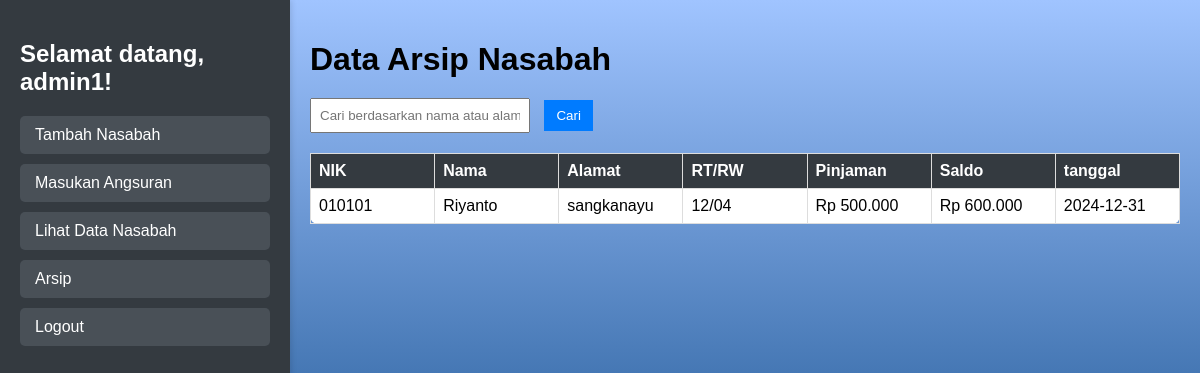
The page /index.html/arsip.php (signed in) on the database its author committed.
### tables this page shows
CREATE TABLE `arsip` (
  `id` int(11) NOT NULL,
  `nik` varchar(20) NOT NULL,
  `nama` varchar(100) NOT NULL,
  `alamat` text DEFAULT NULL,
  `rt_rw` varchar(10) DEFAULT NULL,
  `pinjaman` decimal(15,2) DEFAULT NULL,
  `tanggal` date NOT NULL DEFAULT curdate(),
  `angsuran1` decimal(10,2) DEFAULT NULL,
  `angsuran2` decimal(10,2) DEFAULT NULL,
  `angsuran3` decimal(10,2) DEFAULT NULL,
  `angsuran4` decimal(10,2) DEFAULT NULL,
  `angsuran5` decimal(10,2) DEFAULT NULL,
  `angsuran6` decimal(10,2) DEFAULT NULL,
  `angsuran7` decimal(10,2) DEFAULT NULL,
  `angsuran8` decimal(10,2) DEFAULT NULL,
  `angsuran9` decimal(10,2) DEFAULT NULL,
  `angsuran10` decimal(10,2) DEFAULT NULL,
  `angsuran1_date` datetime DEFAULT NULL,
  `angsuran2_date` datetime DEFAULT NULL,
  `angsuran3_date` datetime DEFAULT NULL,
  `angsuran4_date` datetime DEFAULT NULL,
  `angsuran5_date` datetime DEFAULT NULL,
  `angsuran6_date` datetime DEFAULT NULL,
  `angsuran7_date` datetime DEFAULT NULL,
  `angsuran8_date` datetime DEFAULT NULL,
  `angsuran9_date` datetime DEFAULT NULL,
  `angsuran10_date` datetime DEFAULT NULL
);

### index.html/arsip.php (the view, shortened to what this page needs)
<?php
require 'connection.php';
$search = '';
$sql = "SELECT * FROM arsip WHERE nama LIKE ? OR alamat LIKE ?";
$stmt = $conn->prepare($sql);
$searchTerm = '%' . $search . '%';
$stmt->bind_param('ss', $searchTerm, $searchTerm);
$stmt->execute();
$result = $stmt->get_result();
?>
<!DOCTYPE html>
<html lang="id">
<head>
</head>
<body>
    <div class="navbar">
        <h2>Selamat datang, <?php echo htmlspecialchars($_SESSION['username']); ?>!</h2>
        <a href="tambah_nasabah.php">Tambah Nasabah</a>
        <a href="masukan_angsuran.php">Masukan Angsuran</a>
        <a href="lihat_data.php">Lihat Data Nasabah</a>
        <a href="arsip.php">Arsip</a>
        <a href="menu.php?logout=true" class="logout">Logout</a>
    </div>
    <div class="content">
        <h1>Data Arsip Nasabah</h1>
        <div class="search-container">
            <form method="POST" action="arsip.php">
                <input type="text" name="search" value="<?php echo htmlspecialchars($search); ?>" placeholder="Cari berdasarkan nama atau alamat">
                <button type="submit">Cari</button>
            </form>
        </div>
        <div class="table-wrapper">
            <?php if ($result->num_rows > 0): ?>
                <table>
                    <tr>
                        <th>NIK</th>
                        <th>Nama</th>
                        <th>Alamat</th>
                        <th>RT/RW</th>
                        <th>Pinjaman</th>
                        <th>Saldo</th>
                        <th>tanggal</th>
                    </tr>
                    <?php while ($row = $result->fetch_assoc()): ?>
                        <tr>
                            <td><?php echo htmlspecialchars($row['nik']); ?></td>
                            <td><?php echo htmlspecialchars($row['nama']); ?></td>
                            <td><?php echo htmlspecialchars($row['alamat']); ?></td>
                            <td><?php echo htmlspecialchars($row['rt_rw']); ?></td>
                            <td>Rp <?php echo number_format($row['pinjaman'], 0, ',', '.'); ?></td>
                            <td>Rp <?php echo number_format($row['pinjaman'] * 1.2, 0, ',', '.'); ?></td>
                            <td><?php echo htmlspecialchars($row['tanggal']); ?></td>
                        </tr>
                    <?php endwhile; ?>
                </table>
            <?php else: ?>
                <p>Tidak ada data arsip.</p>
            <?php endif; ?>
        </div>
    </div>
</body>
</html>

### index.html/arsip.php (style rules this page uses)
body { font-family: Arial, sans-serif; margin: 0; padding: 0; display: flex; height: 100vh; background: linear-gradient(to bottom, #a0c4ff, #3f72af, #1a3d6e); }
.navbar { width: 250px; background-color: #343a40; color: white; padding: 20px; box-shadow: 2px 0 5px rgba(0, 0, 0, 0.1); }
.navbar h2 { margin-bottom: 20px; font-size: 1.5em; }
.navbar a { display: block; color: white; text-decoration: none; padding: 10px 15px; margin-bottom: 10px; background-color: #495057; border-radius: 5px; }
.content { flex: 1; padding: 20px; overflow-x: auto; }
table { width: 100%; border-collapse: collapse; background: white; border-radius: 8px; box-shadow: 100px rgba(0, 0, 0, 0.1); margin-bottom: 20px; table-layout: fixed; }
table th, table td { border: 1px solid #ddd; padding: 8px; text-align: left; word-wrap: break-word; white-space: normal; }
table th { background-color: #343a40; color: white; }
h1 { margin-bottom: 20px; }
.search-container { margin-bottom: 20px; }
.search-container input[type="text"] { padding: 8px; width: 200px; margin-right: 10px; }
.search-container button { padding: 8px 12px; background-color: #007bff; color: white; border: none; cursor: pointer; }

### rows shown on the page
arsip: nik "010101", nama "Riyanto", alamat "sangkanayu", rt_rw "12/04", pinjaman "500.000", $row['pinjaman']*1.2 "600.000", tanggal "2024-12-31"

### other values the page prints
$_SESSION['username'] "admin1"
